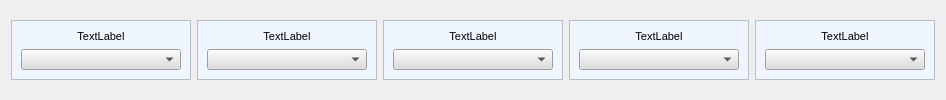
           <widget class="QFrame" name="frame_row_13">
            <property name="font">
             <font>
              <family>MS Shell Dlg 2</family>
              <pointsize>8</pointsize>
             </font>
            </property>
            <property name="focusPolicy">
             <enum>Qt::NoFocus</enum>
            </property>
            <property name="styleSheet">
             <string notr="true"/>
            </property>
            <property name="frameShape">
             <enum>QFrame::NoFrame</enum>
            </property>
            <property name="frameShadow">
             <enum>QFrame::Plain</enum>
            </property>
            <property name="lineWidth">
             <number>0</number>
            </property>
            <layout class="QGridLayout" name="gridLayout_42">
             <item row="0" column="0">
              <widget class="QFrame" name="frame_attr_61">
               <property name="enabled">
                <bool>true</bool>
               </property>
               <property name="minimumSize">
                <size>
                 <width>180</width>
                 <height>60</height>
                </size>
               </property>
               <property name="maximumSize">
                <size>
                 <width>180</width>
                 <height>60</height>
                </size>
               </property>
               <property name="baseSize">
                <size>
                 <width>200</width>
                 <height>70</height>
                </size>
               </property>
               <property name="font">
                <font>
                 <family>MS Shell Dlg 2</family>
                 <pointsize>8</pointsize>
                </font>
               </property>
               <property name="focusPolicy">
                <enum>Qt::NoFocus</enum>
               </property>
               <property name="styleSheet">
                <string notr="true">background-color: rgb(240, 246, 255);</string>
               </property>
               <property name="frameShape">
                <enum>QFrame::StyledPanel</enum>
               </property>
               <property name="frameShadow">
                <enum>QFrame::Raised</enum>
               </property>
               <layout class="QGridLayout" name="gridLayout_77">
                <item row="0" column="0">
                 <widget class="QLabel" name="lb_attr_61">
                  <property name="font">
                   <font>
                    <family>MS Shell Dlg 2</family>
                    <pointsize>8</pointsize>
                   </font>
                  </property>
                  <property name="styleSheet">
                   <string notr="true">background-color: rgb(240, 246, 255);</string>
                  </property>
                  <property name="text">
                   <string>TextLabel</string>
                  </property>
                  <property name="alignment">
                   <set>Qt::AlignCenter</set>
                  </property>
                 </widget>
                </item>
                <item row="1" column="0">
                 <widget class="QComboBox" name="cb_attr_61">
                  <property name="font">
                   <font>
                    <family>MS Shell Dlg 2</family>
                    <pointsize>8</pointsize>
                   </font>
                  </property>
                  <property name="focusPolicy">
                   <enum>Qt::NoFocus</enum>
                  </property>
                  <property name="styleSheet">
                   <string notr="true">background-color: rgb(220, 220, 220);</string>
                  </property>
                  <property name="frame">
                   <bool>true</bool>
                  </property>
                 </widget>
                </item>
               </layout>
              </widget>
             </item>
             <item row="0" column="1">
              <widget class="QFrame" name="frame_attr_62">
               <property name="enabled">
                <bool>true</bool>
               </property>
               <property name="minimumSize">
                <size>
                 <width>180</width>
                 <height>60</height>
                </size>
               </property>
               <property name="maximumSize">
                <size>
                 <width>180</width>
                 <height>60</height>
                </size>
               </property>
               <property name="baseSize">
                <size>
                 <width>200</width>
                 <height>70</height>
                </size>
               </property>
               <property name="font">
                <font>
                 <family>MS Shell Dlg 2</family>
                 <pointsize>8</pointsize>
                </font>
               </property>
               <property name="focusPolicy">
                <enum>Qt::NoFocus</enum>
               </property>
               <property name="styleSheet">
                <string notr="true">background-color: rgb(240, 246, 255);</string>
               </property>
               <property name="frameShape">
                <enum>QFrame::StyledPanel</enum>
               </property>
               <property name="frameShadow">
                <enum>QFrame::Raised</enum>
               </property>
               <layout class="QGridLayout" name="gridLayout_78">
                <item row="0" column="0">
                 <widget class="QLabel" name="lb_attr_62">
                  <property name="font">
                   <font>
                    <family>MS Shell Dlg 2</family>
                    <pointsize>8</pointsize>
                   </font>
                  </property>
                  <property name="styleSheet">
                   <string notr="true">background-color: rgb(240, 246, 255);</string>
                  </property>
                  <property name="text">
                   <string>TextLabel</string>
                  </property>
                  <property name="alignment">
                   <set>Qt::AlignCenter</set>
                  </property>
                 </widget>
                </item>
                <item row="1" column="0">
                 <widget class="QComboBox" name="cb_attr_62">
                  <property name="font">
                   <font>
                    <family>MS Shell Dlg 2</family>
                    <pointsize>8</pointsize>
                   </font>
                  </property>
                  <property name="focusPolicy">
                   <enum>Qt::NoFocus</enum>
                  </property>
                  <property name="styleSheet">
                   <string notr="true">background-color: rgb(220, 220, 220);</string>
                  </property>
                  <property name="frame">
                   <bool>true</bool>
                  </property>
                 </widget>
                </item>
               </layout>
              </widget>
             </item>
             <item row="0" column="2">
              <widget class="QFrame" name="frame_attr_63">
               <property name="enabled">
                <bool>true</bool>
               </property>
               <property name="minimumSize">
                <size>
                 <width>180</width>
                 <height>60</height>
                </size>
               </property>
               <property name="maximumSize">
                <size>
                 <width>180</width>
                 <height>60</height>
                </size>
               </property>
               <property name="baseSize">
                <size>
                 <width>200</width>
                 <height>70</height>
                </size>
               </property>
               <property name="font">
                <font>
                 <family>MS Shell Dlg 2</family>
                 <pointsize>8</pointsize>
                </font>
               </property>
               <property name="focusPolicy">
                <enum>Qt::NoFocus</enum>
               </property>
               <property name="styleSheet">
                <string notr="true">background-color: rgb(240, 246, 255);</string>
               </property>
               <property name="frameShape">
                <enum>QFrame::StyledPanel</enum>
               </property>
               <property name="frameShadow">
                <enum>QFrame::Raised</enum>
               </property>
               <layout class="QGridLayout" name="gridLayout_79">
                <item row="0" column="0">
                 <widget class="QLabel" name="lb_attr_63">
                  <property name="font">
                   <font>
                    <family>MS Shell Dlg 2</family>
                    <pointsize>8</pointsize>
                   </font>
                  </property>
                  <property name="styleSheet">
                   <string notr="true">background-color: rgb(240, 246, 255);</string>
                  </property>
                  <property name="text">
                   <string>TextLabel</string>
                  </property>
                  <property name="alignment">
                   <set>Qt::AlignCenter</set>
                  </property>
                 </widget>
                </item>
                <item row="1" column="0">
                 <widget class="QComboBox" name="cb_attr_63">
                  <property name="font">
                   <font>
                    <family>MS Shell Dlg 2</family>
                    <pointsize>8</pointsize>
                   </font>
                  </property>
                  <property name="focusPolicy">
                   <enum>Qt::NoFocus</enum>
                  </property>
                  <property name="styleSheet">
                   <string notr="true">background-color: rgb(220, 220, 220);</string>
                  </property>
                  <property name="frame">
                   <bool>true</bool>
                  </property>
                 </widget>
                </item>
               </layout>
              </widget>
             </item>
             <item row="0" column="3">
              <widget class="QFrame" name="frame_attr_64">
               <property name="enabled">
                <bool>true</bool>
               </property>
               <property name="minimumSize">
                <size>
                 <width>180</width>
                 <height>60</height>
                </size>
               </property>
               <property name="maximumSize">
                <size>
                 <width>180</width>
                 <height>60</height>
                </size>
               </property>
               <property name="baseSize">
                <size>
                 <width>200</width>
                 <height>70</height>
                </size>
               </property>
               <property name="font">
                <font>
                 <family>MS Shell Dlg 2</family>
                 <pointsize>8</pointsize>
                </font>
               </property>
               <property name="focusPolicy">
                <enum>Qt::NoFocus</enum>
               </property>
               <property name="styleSheet">
                <string notr="true">background-color: rgb(240, 246, 255);</string>
               </property>
               <property name="frameShape">
                <enum>QFrame::StyledPanel</enum>
               </property>
               <property name="frameShadow">
                <enum>QFrame::Raised</enum>
               </property>
               <layout class="QGridLayout" name="gridLayout_80">
                <item row="0" column="0">
                 <widget class="QLabel" name="lb_attr_64">
                  <property name="font">
                   <font>
                    <family>MS Shell Dlg 2</family>
                    <pointsize>8</pointsize>
                   </font>
                  </property>
                  <property name="styleSheet">
                   <string notr="true">background-color: rgb(240, 246, 255);</string>
                  </property>
                  <property name="text">
                   <string>TextLabel</string>
                  </property>
                  <property name="alignment">
                   <set>Qt::AlignCenter</set>
                  </property>
                 </widget>
                </item>
                <item row="1" column="0">
                 <widget class="QComboBox" name="cb_attr_64">
                  <property name="font">
                   <font>
                    <family>MS Shell Dlg 2</family>
                    <pointsize>8</pointsize>
                   </font>
                  </property>
                  <property name="focusPolicy">
                   <enum>Qt::NoFocus</enum>
                  </property>
                  <property name="styleSheet">
                   <string notr="true">background-color: rgb(220, 220, 220);</string>
                  </property>
                  <property name="frame">
                   <bool>true</bool>
                  </property>
                 </widget>
                </item>
               </layout>
              </widget>
             </item>
             <item row="0" column="4">
              <widget class="QFrame" name="frame_attr_65">
               <property name="enabled">
                <bool>true</bool>
               </property>
               <property name="minimumSize">
                <size>
                 <width>180</width>
                 <height>60</height>
                </size>
               </property>
               <property name="maximumSize">
                <size>
                 <width>180</width>
                 <height>60</height>
                </size>
               </property>
               <property name="baseSize">
                <size>
                 <width>200</width>
                 <height>70</height>
                </size>
               </property>
               <property name="font">
                <font>
                 <family>MS Shell Dlg 2</family>
                 <pointsize>8</pointsize>
                </font>
               </property>
               <property name="focusPolicy">
                <enum>Qt::NoFocus</enum>
               </property>
               <property name="styleSheet">
                <string notr="true">background-color: rgb(240, 246, 255);</string>
               </property>
               <property name="frameShape">
                <enum>QFrame::StyledPanel</enum>
               </property>
               <property name="frameShadow">
                <enum>QFrame::Raised</enum>
               </property>
               <layout class="QGridLayout" name="gridLayout_81">
                <item row="0" column="0">
                 <widget class="QLabel" name="lb_attr_65">
                  <property name="font">
                   <font>
                    <family>MS Shell Dlg 2</family>
                    <pointsize>8</pointsize>
                   </font>
                  </property>
                  <property name="styleSheet">
                   <string>background-color: rgb(240, 246, 255);</string>
                  </property>
                  <property name="text">
                   <string>TextLabel</string>
                  </property>
                  <property name="alignment">
                   <set>Qt::AlignCenter</set>
                  </property>
                 </widget>
                </item>
                <item row="1" column="0">
                 <widget class="QComboBox" name="cb_attr_65">
                  <property name="font">
                   <font>
                    <family>MS Shell Dlg 2</family>
                    <pointsize>8</pointsize>
                   </font>
                  </property>
                  <property name="focusPolicy">
                   <enum>Qt::NoFocus</enum>
                  </property>
                  <property name="styleSheet">
                   <string notr="true">background-color: rgb(220, 220, 220);</string>
                  </property>
                  <property name="frame">
                   <bool>true</bool>
                  </property>
                 </widget>
                </item>
               </layout>
              </widget>
             </item>
            </layout>
           </widget>
